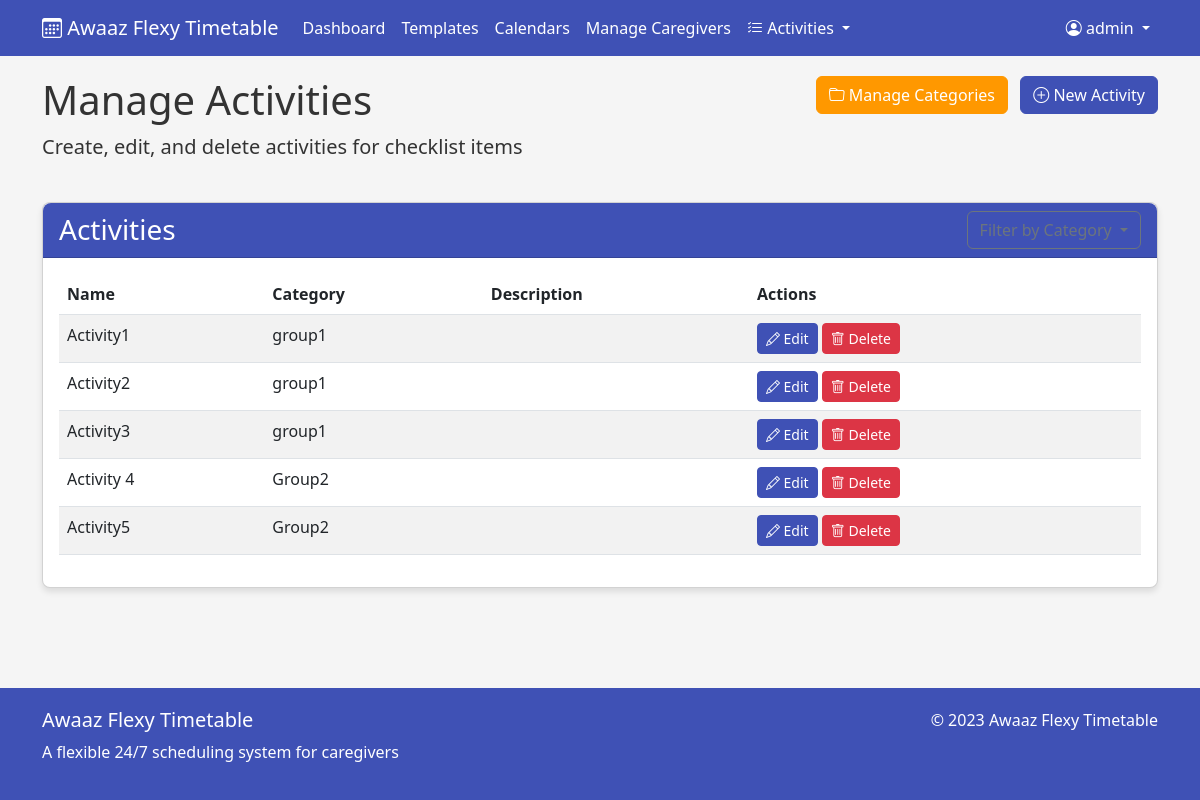
The page /manage/activities (signed in) on the database its author committed.
### app/models.py (models this page shows, shortened)
class User(UserMixin, db.Model):
    id = db.Column(db.Integer, primary_key=True)
    username = db.Column(db.String(80), unique=True, nullable=False)
    email = db.Column(db.String(120), unique=True, nullable=False)
    password_hash = db.Column(db.String(128))
    is_admin = db.Column(db.Boolean, default=False)
    created_at = db.Column(db.DateTime, default=datetime.utcnow)
    templates = db.relationship('Template', backref='creator', lazy=True)
    calendars = db.relationship('Calendar', backref='creator', lazy=True)

class Activity(db.Model):
    id = db.Column(db.Integer, primary_key=True)
    name = db.Column(db.String(100), nullable=False)
    description = db.Column(db.Text)
    category_id = db.Column(db.Integer, db.ForeignKey('activity_category.id'), nullable=False)
    created_by = db.Column(db.Integer, db.ForeignKey('user.id'), nullable=False)
    created_at = db.Column(db.DateTime, default=datetime.utcnow)

### app/main.py (the view)
@app.route('/manage/activities')
@login_required
def manage_activities():
    if not current_user.is_admin:
        flash('Access denied')
        return redirect(url_for('dashboard'))
    activities = Activity.query.all()
    categories = ActivityCategory.query.all()
    return render_template('manage_activities.html', activities=activities, categories=categories)

### app/main.py (called while the page is built)
@login_manager.user_loader
def load_user(user_id):
    return User.query.get(int(user_id))

### app/templates/manage_activities.html (shortened to what this page needs)
{% extends "base.html" %}
{% block content %}
<div class="row mb-4">
    <div class="col-md-8">
        <h1>Manage Activities</h1>
        <p class="lead">Create, edit, and delete activities for checklist items</p>
    </div>
    <div class="col-md-4 text-end">
        <a href="{{ url_for('manage_activity_categories') }}" class="btn btn-secondary me-2">
            <i class="bi bi-folder"></i> Manage Categories
        </a>
        <button type="button" class="btn btn-primary" data-bs-toggle="modal" data-bs-target="#addActivityModal">
            <i class="bi bi-plus-circle"></i> New Activity
        </button>
    </div>
</div>
<div class="card">
    <div class="card-header">
        <div class="d-flex justify-content-between align-items-center">
            <h3 class="mb-0">Activities</h3>
            <div class="dropdown">
                <button class="btn btn-outline-secondary dropdown-toggle" type="button" id="categoryFilterBtn" data-bs-toggle="dropdown" aria-expanded="false">
                    Filter by Category
                </button>
            </div>
        </div>
    </div>
    <div class="card-body">
        <div class="table-responsive">
            <table class="table table-striped table-hover">
                <thead>
                    <tr>
                        <th>Name</th>
                        <th>Category</th>
                        <th>Description</th>
                        <th>Actions</th>
                    </tr>
                </thead>
                <tbody id="activities-table-body">
                    {% if activities %}
                        {% for activity in activities %}
                        <tr data-category-id="{{ activity.category_id }}">
                            <td>{{ activity.name }}</td>
                            <td>{{ categories|selectattr('id', 'eq', activity.category_id)|first|attr('name') }}</td>
                            <td>{{ activity.description }}</td>
                            <td>
                                <button type="button" class="btn btn-sm btn-primary edit-activity-btn"
                                        data-bs-toggle="modal" data-bs-target="#editActivityModal"
                                        data-activity-id="{{ activity.id }}"
                                        data-activity-name="{{ activity.name }}"
                                        data-activity-description="{{ activity.description }}"
                                        data-category-id="{{ activity.category_id }}">
                                    <i class="bi bi-pencil"></i> Edit
                                </button>
                                <button type="button" class="btn btn-sm btn-danger delete-activity-btn"
                                        data-bs-toggle="modal" data-bs-target="#deleteActivityModal"
                                        data-activity-id="{{ activity.id }}"
                                        data-activity-name="{{ activity.name }}">
                                    <i class="bi bi-trash"></i> Delete
                                </button>
                            </td>
                        </tr>
                        {% endfor %}
                    {% else %}
                        <tr id="no-activities-row">
                            <td colspan="4" class="text-center">No activities found. Create your first activity to get started.</td>
                        </tr>
                    {% endif %}
                </tbody>
            </table>
        </div>
    </div>
</div>
{% endblock %}

### app/templates/base.html (shortened to what this page needs)
<!DOCTYPE html>
<html lang="en">
<head>
    <link href="https://cdn.jsdelivr.net/npm/bootstrap@5.3.0/dist/css/bootstrap.min.css" rel="stylesheet">
    <link rel="stylesheet" href="https://cdn.jsdelivr.net/npm/bootstrap-icons@1.11.0/font/bootstrap-icons.css">
</head>
<body>
    <nav class="navbar navbar-expand-lg navbar-dark navbar-custom">
        <div class="container">
            <a class="navbar-brand" href="{{ url_for('index') }}">
                <i class="bi bi-calendar3"></i> Awaaz Flexy Timetable
            </a>
            <div class="collapse navbar-collapse" id="navbarNav">
                <ul class="navbar-nav">
                    {% if current_user.is_authenticated %}
                    <li class="nav-item">
                        <a class="nav-link" href="{{ url_for('dashboard') }}">Dashboard</a>
                    </li>
                    <li class="nav-item">
                        <a class="nav-link" href="{{ url_for('list_templates') }}">Templates</a>
                    </li>
                    <li class="nav-item">
                        <a class="nav-link" href="{{ url_for('list_calendars') }}">Calendars</a>
                    </li>
                    {% if current_user.is_admin %}
                    <li class="nav-item">
                        <a class="nav-link" href="{{ url_for('manage_caregivers') }}">Manage Caregivers</a>
                    </li>
                    <li class="nav-item dropdown">
                        <a class="nav-link dropdown-toggle" href="#" role="button" data-bs-toggle="dropdown">
                            <i class="bi bi-list-check"></i> Activities
                        </a>
                    </li>
                    {% endif %}
                    {% endif %}
                </ul>
                <ul class="navbar-nav ms-auto">
                    {% if current_user.is_authenticated %}
                    <li class="nav-item dropdown">
                        <a class="nav-link dropdown-toggle" href="#" role="button" data-bs-toggle="dropdown">
                            <i class="bi bi-person-circle"></i> {{ current_user.username }}
                        </a>
                    </li>
                    {% else %}
                    <li class="nav-item">
                        <a class="nav-link" href="{{ url_for('login') }}">Login</a>
                    </li>
                    {% endif %}
                </ul>
            </div>
        </div>
    </nav>
    <div class="container main-content">
        {% block content %}{% endblock %}
    </div>
    <footer>
        <div class="container">
            <div class="row">
                <div class="col-md-6">
                    <h5>Awaaz Flexy Timetable</h5>
                    <p>A flexible 24/7 scheduling system for caregivers</p>
                </div>
                <div class="col-md-6 text-md-end">
                    <p>&copy; 2023 Awaaz Flexy Timetable</p>
                </div>
            </div>
        </div>
    </footer>
</body>
</html>

### app/templates/base.html (style rules this page uses)
:root { --primary-color: #3f51b5; --secondary-color: #ff9800; --success-color: #4caf50; --danger-color: #f44336; --warning-color: #ff9800; --info-color: #2196f3; --light-color: #f8f9fa; --dark-color: #343a40; }
body { font-family: 'Segoe UI', Tahoma, Geneva, Verdana, sans-serif; background-color: #f5f5f5; color: #333; }
.navbar-custom { background-color: var(--primary-color); }
.navbar-custom .navbar-brand, .navbar-custom .nav-link { color: white; }
.main-content { margin-top: 20px; margin-bottom: 100px; }
.card { border-radius: 8px; box-shadow: 0 4px 6px rgba(0, 0, 0, 0.1); margin-bottom: 20px; transition: transform 0.3s ease; }
.card-header { background-color: var(--primary-color); color: white; border-radius: 8px 8px 0 0 !important; }
.btn-primary { background-color: var(--primary-color); border-color: var(--primary-color); }
.btn-secondary { background-color: var(--secondary-color); border-color: var(--secondary-color); }
footer { background-color: var(--primary-color); color: white; padding: 20px 0; position: fixed; bottom: 0; width: 100%; }

### rows shown on the page
User: username "admin"
Activity: name "Activity1", category_id "group1"
Activity: name "Activity2", category_id "group1"
Activity: name "Activity3", category_id "group1"
Activity: name "Activity 4", category_id "Group2"
Activity: name "Activity5", category_id "Group2"
